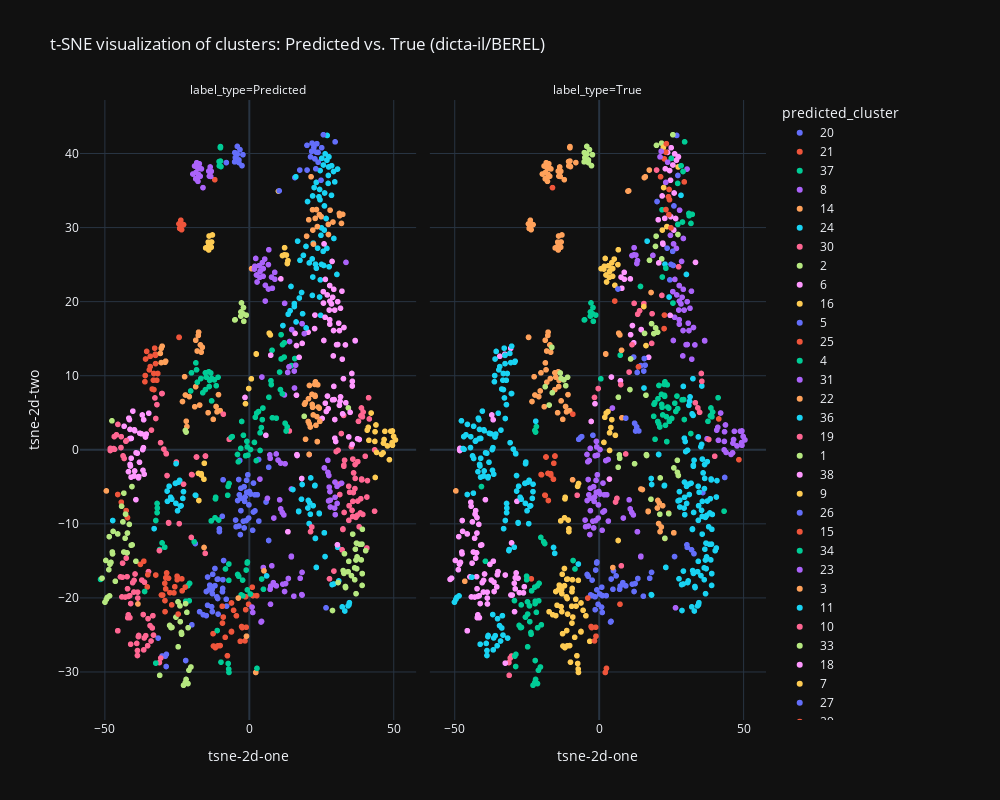
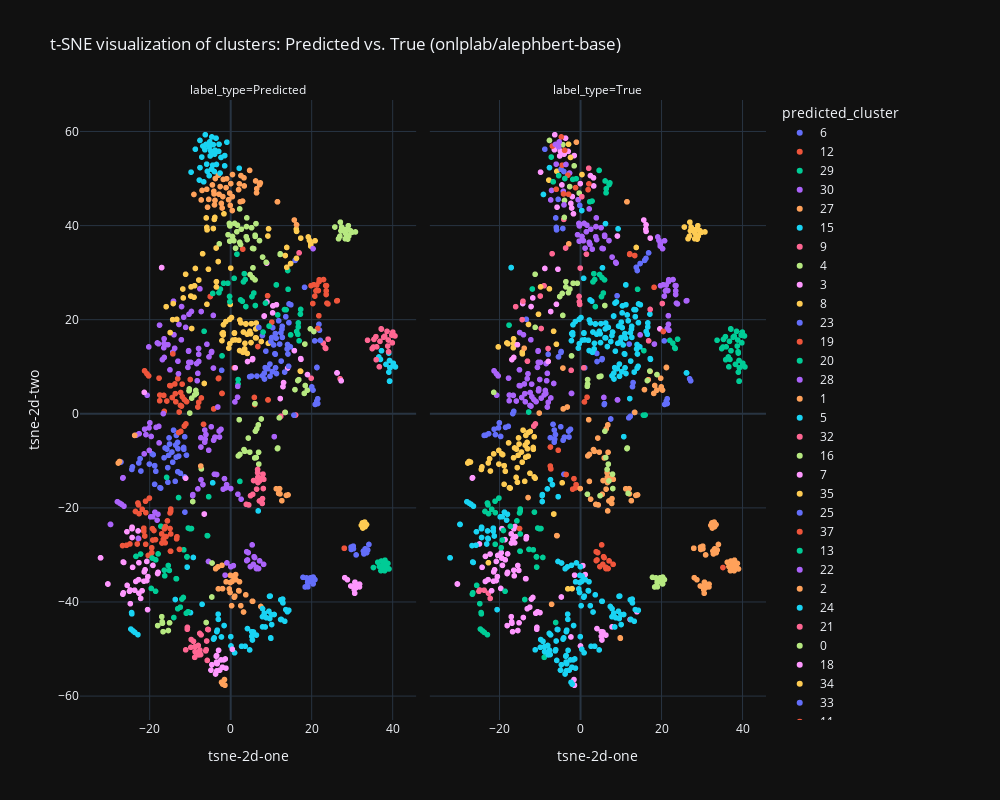
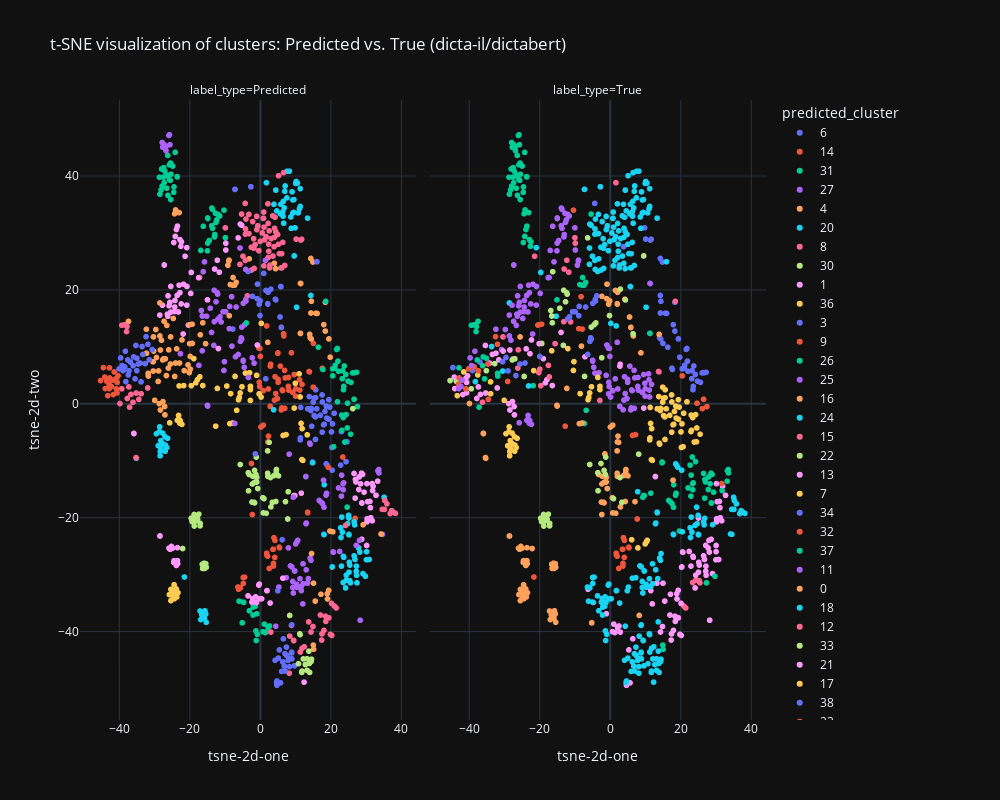
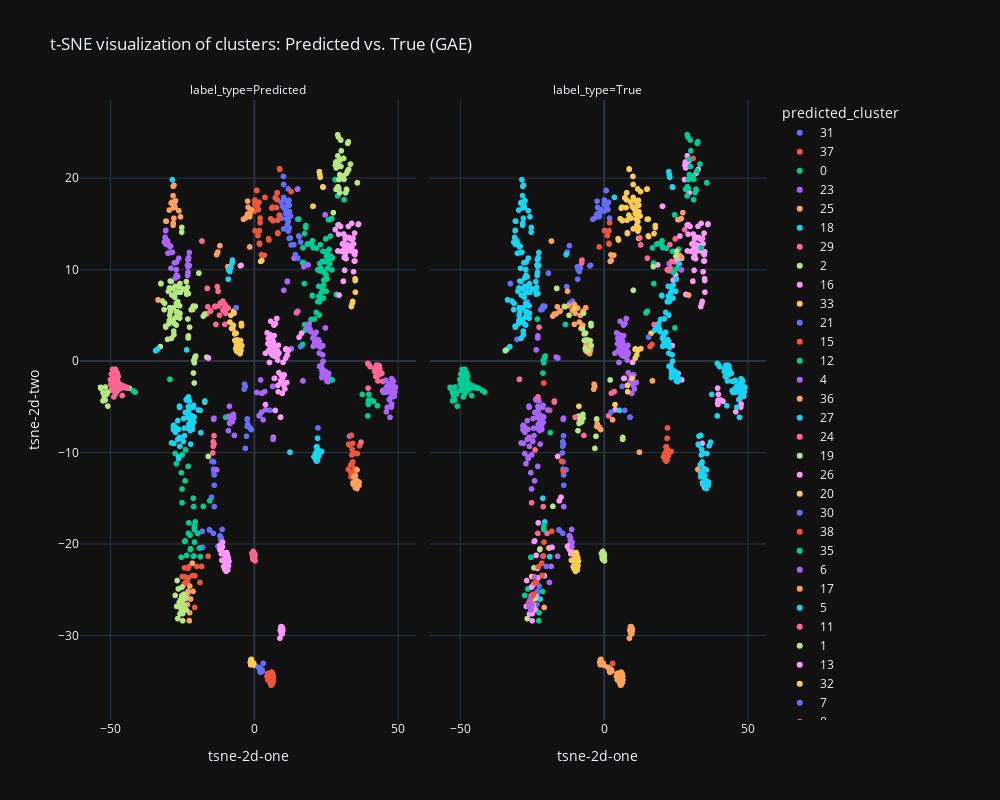

These figures' notebook cell, in order:
### Markdown cell above
## Plot scatter plots

### Code cell
import pandas as pd
from src.plots_generation.analysis_utils import get_gae_embeddings
from src.baselines.embeddings import get_bert_models, VectorizerProcessor
from config import get_paths_by_domain, BASE_DIR
from scipy import  sparse as sp
from sklearn.cluster import AgglomerativeClustering, DBSCAN
import plotly.express as px
from warnings import simplefilter
from scipy import sparse as sp
import pandas as pd
from sklearn.cluster import KMeans
from sklearn.manifold import TSNE
from sklearn.metrics import adjusted_rand_score, normalized_mutual_info_score, fowlkes_mallows_score, jaccard_score
from sklearn.preprocessing import LabelEncoder
exp_dir = f"{BASE_DIR}/experiments/dss/sectarian_similarities"
DOMAIN = "dss"
paths = get_paths_by_domain("dss")
df_path = paths["data_csv_path"]
df = pd.read_csv(df_path)
vectorizers = get_bert_models(DOMAIN) + ["trigram", "tfidf", "starr"]
processor = VectorizerProcessor(
    df, paths["processed_vectorizers_path"], vectorizers
)
processed_vectorizers = processor.load_or_generate_embeddings()

bert_model = "dicta-il/BEREL"
model_file = "trained_gae_model_BEREL.pth"
param_dict = {
    "num_adjs": 2,
    "epochs": 50,
    "hidden_dim": 300,
    "distance": "cosine",
    "learning_rate": 0.001,
    "threshold": 0.98,
    "adjacencies": [
        {"type": "tfidf", "params": {"max_features": 10000, "min_df": 0.01}},
        {
            "type": "trigram",
            "params": {
                "analyzer": "char",
                "ngram_range": (3, 3),
                "min_df": 0.01,
                "max_features": 10000,
            },
        },
    ],
}
gae_embeddings = get_gae_embeddings(
    df, processed_vectorizers, bert_model, model_file, param_dict
)
def get_clusterer(clustering_algo, n_clusters):
    # Apply the selected clustering algorithm
    if clustering_algo == 'kmeans':
        clusterer = KMeans(n_clusters=n_clusters, random_state=42)
    elif clustering_algo == 'agglomerative':
        clusterer = AgglomerativeClustering(n_clusters=n_clusters)
    elif clustering_algo == 'dbscan':
        clusterer = DBSCAN(eps=6, min_samples=5)
    else:
        raise ValueError("Unsupported clustering algorithm. Choose from 'kmeans', 'agglomerative', or 'dbscan'.")
    return clusterer

def generate_plots(df, embeddings, vectorizer_type, label_column):
    
    if sp.issparse(embeddings):
        embeddings = embeddings.toarray()
    n_clusters = df[label_column].nunique()
    clusterer = get_clusterer("kmeans", n_clusters)
    df['predicted_cluster'] = clusterer.fit_predict(embeddings).astype(
        str)  # Convert labels to strings if needed

    # Apply t-SNE for dimensionality reduction
    tsne = TSNE(n_components=2, random_state=42)
    tsne_results = tsne.fit_transform(embeddings)

    # Add t-SNE results to the dataframe
    df['tsne-2d-one'] = tsne_results[:, 0]
    df['tsne-2d-two'] = tsne_results[:, 1]

    # Create a facet plot to compare true and predicted labels
    df['label_type'] = 'Predicted'
    true_labels_df = df.copy()
    true_labels_df['predicted_cluster'] = true_labels_df[label_column]
    true_labels_df['label_type'] = 'True'
    combined_df = pd.concat([df, true_labels_df])

    facet_fig = px.scatter(
        combined_df, x='tsne-2d-one', y='tsne-2d-two',
        color='predicted_cluster', facet_col='label_type',
        hover_data={'book': True, label_column: True, "sentence_path": True},
        title=f"t-SNE visualization of clusters: Predicted vs. True ({vectorizer_type})"
    )

    # Update the figure size
    facet_fig.update_layout(
        width=1000,  # Adjust the width as needed
        height=800  # Adjust the height as needed
    )

    facet_fig.update_traces(marker=dict(size=10),
                            selector=dict(mode='markers+text'))
    simplefilter(action='default', category=FutureWarning)
    return facet_fig

for vectorizer_type in vectorizers[:3]:
    embeddings_tmp = processed_vectorizers[vectorizer_type]
    facet_fig = generate_plots(df, embeddings_tmp, vectorizer_type, "composition")
    facet_fig.show()

facet_fig = generate_plots(df, gae_embeddings, "GAE", "composition")
facet_fig.show()
